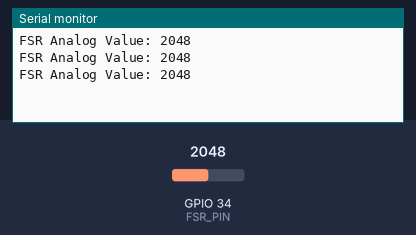
Bench run of a sketch on a simulated ESP32. On the bench: the last lines printed to the serial monitor. The test bench sets the inputs (shaded band); at power-on: GPIO 34 (FSR_PIN) = 2048 (analog values on the 0–4095 scale).

Above: at 1.3 s.
1.4 s: GPIO 34 (FSR_PIN) set to 2866
At 1.9 s:
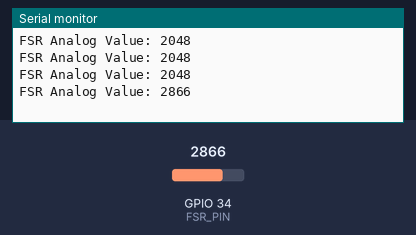
2.9 s: GPIO 34 (FSR_PIN) set to 3603
At 3.4 s:
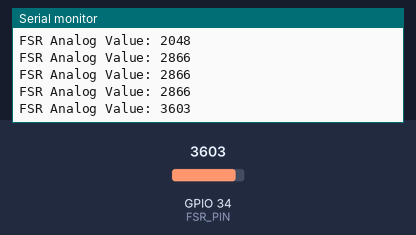
Timing chart, 0 to 5.9 s (numbered marks = the images above; inputs shaded):
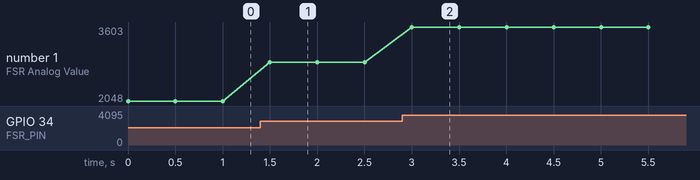

The sketch:

Code.ino
```cpp
#define FSR_PIN 34 // Define the analog pin connected to the FSR

void setup() {
  Serial.begin(115200); // Start serial communication at 115200 baud rate
  analogReadResolution(12); // Set the resolution to 12-bit for ESP32 (0-4095)
}

void loop() {
  int fsrValue = analogRead(FSR_PIN); // Read the analog value from the FSR
  Serial.print("FSR Analog Value: ");
  Serial.println(fsrValue); // Print the raw analog value

  delay(500); // Delay for readability
}
```

Measured:
- after the input at 1.4 s, the serial monitor: prints a new line after 0.10 s (image 1)
- after the input at 2.9 s, the serial monitor: prints a new line after 0.10 s (image 2)
- plotted number 1: 2048 → 2866 after the input at 1.4 s, 2866 → 3603 after the input at 2.9 s
